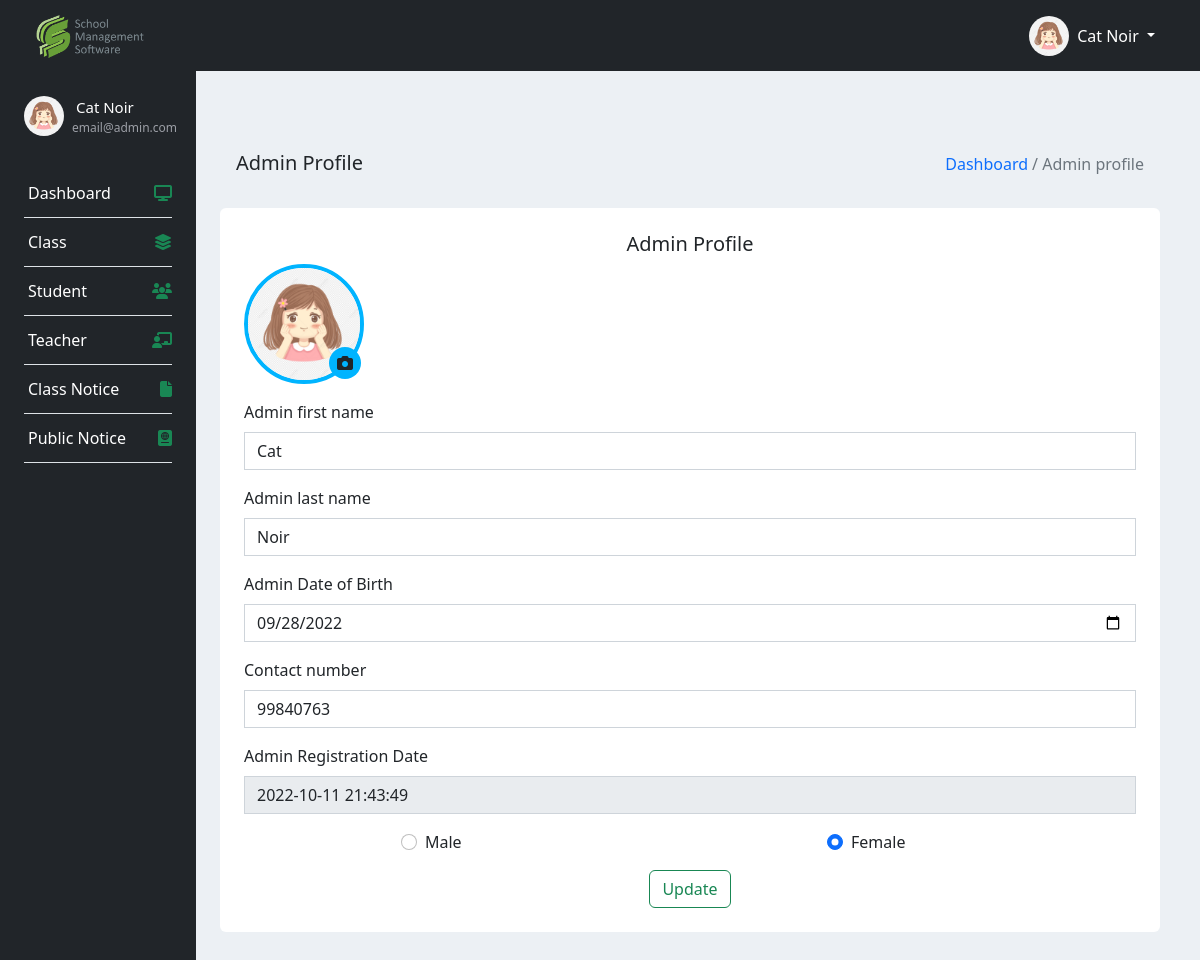
/admin/views/admin.php (signed in), run on the app's committed database.
### tables this page shows
CREATE TABLE IF NOT EXISTS `users` (
  `id` int(11) NOT NULL,
  `Fname` varchar(255) NOT NULL,
  `Lname` varchar(255) NOT NULL,
  `DoB` datetime DEFAULT NULL,
  `image` varchar(255) NOT NULL,
  `gender` tinyint(1) NOT NULL,
  `phone_num` varchar(255) NOT NULL,
  `role` tinyint(1) NOT NULL,
  `date_created` datetime NOT NULL DEFAULT CURRENT_TIMESTAMP,
  `last_login_date` datetime NOT NULL DEFAULT CURRENT_TIMESTAMP
);

### admin/func/adminHandler.php (called while the page is built, shortened)
<?php
function getAdmin($id){
    global $conn;
    $sql = "SELECT * FROM users u JOIN accounts a ON u.id = a.acc_id WHERE u.id = ?";
    $stmt = $conn->prepare($sql);
    $stmt->bind_param("i",$id);
    $stmt->execute();
    $result = $stmt->get_result();
    if($result->num_rows > 0) {
        return $result->fetch_assoc();
     } else {
        return 0;
     }
}

### admin/views/admin.php (the view, shortened to what this page needs)
<?php
include "../inc/head.php";
include "../func/adminHandler.php";
$admin = getAdmin($_SESSION['user_id']);
?>
<div class="container my-5 ml-2 flex-shrink-1 p-3">
    <div class="row p-3">
        <div class="col-md-12">
            <div class="align-items-baseline d-flex justify-content-between">
                <h5>Admin Profile</h5>
                <div class="d-flex align-items-baseline">
                    <a class="text-decoration-none" href="index.php">Dashboard</a>
                    <p class="ml-1 text-muted">/ Admin profile</p>
                </div>
            </div>
        </div>
    </div>
    <div class="bg-white p-4 rounded">
        <h5 class="text-center">Admin Profile</h5>
        <div class="upload position-relative">
            <?php if($admin['image'] == ""):?>
            <img src="../../images/user.png" alt="hugenerd" width="120" height="120" class="rounded-circle" style="border: 4px solid #00b4ff;">
            <?php else: ?>
            <img src="<?=$admin['image']?>" alt="hugenerd" width="120" height="120" class="rounded-circle" style="border: 4px solid #00b4ff;">
            <?php endif; ?>
            <div class="round">
                <form action="admin.php" id="form" enctype="multipart/form-data" method="post">
                    <i class="fa-solid fa-camera"></i>
                </form>
            </div>
        </div>
        <form action="admin.php" method="post">
            <div class="mt-3 text-dark">
                <div class="form-group">
                    <label for="Fname">Admin first name</label>
                    <input type="text" name="Fname" class="form-control rounded-0" value="<?=$admin['Fname']?>">
                </div>
                <div class="form-group">
                    <label for="Lname">Admin last name</label>
                    <input type="text" name="Lname" class="form-control rounded-0" value="<?=$admin['Lname']?>">
                </div>
                <div class="form-group">
                    <label for="DoB">Admin Date of Birth</label>
                    <input type="date" name="DoB" class="form-control rounded-0"
                        value="<?=substr($admin['DoB'],0,10)?>">
                </div>
                <div class="form-group">
                    <label for="phoneNum">Contact number</label>
                    <input type="text" name="phoneNum" class="form-control rounded-0" value="<?=$admin['phone_num']?>">
                </div>
                <div class="form-group">
                    <label for="register">Admin Registration Date</label>
                    <input type="text" name="register" class="form-control rounded-0"
                        value="<?=$admin['date_created']?>" readonly required>
                </div>
                <?php if($admin['gender'] == 0):?>
                <div class="form-check">
                    <div class="d-flex justify-content-around mr-3">
                        <div class="col-md-2">
                            <input class="form-check-input" type="radio" name="gender" value="0" id="gender1" checked>
                            <label class="form-check-label" for="gender1">Male</label>
                        </div>
                        <div class="col-md-2">
                            <input class="form-check-input" type="radio" name="gender" value="1" id="gender2">
                            <label class="form-check-label" for="gender2">Female</label>
                        </div>
                    </div>
                </div>
                <?php else:?>
                <div class="form-check mb-3">
                    <div class="d-flex justify-content-around mr-3">
                        <div class="col-md-2">
                            <input class="form-check-input" type="radio" name="gender" value="0" id="gender1">
                            <label class="form-check-label" for="gender1">Male</label>
                        </div>
                        <div class="col-md-2">
                            <input class="form-check-input" type="radio" name="gender" value="1" id="gender2" checked>
                            <label class="form-check-label" for="gender2">Female</label>
                        </div>
                    </div>
                </div>
                <?php endif;?>
                <div class="d-flex justify-content-center">
                    <button type="submit" name="update" class="btn btn-outline-success">Update</button>
                </div>
            </div>
        </form>
    </div>
</div>
<?php
include "../inc/footer.php";
?>

### admin/views/admin.php (style rules this page uses)
.upload .round { position: absolute; bottom: 5px; left: 85px; background: #00B4FF; width: 32px; height: 32px; line-height: 33px; text-align: center; border-radius: 50%; overflow: hidden; }

### data on the page
users: image (picture), Fname "Cat", Lname "Noir", DoB "09/28/2022", phoneNum "99840763", register "2022-10-11 21:43:49"

### other printed values
$_SESSION['Fname'] "Cat"
$_SESSION['Lname'] "Noir"
$_SESSION['email'] "email@admin.com"
